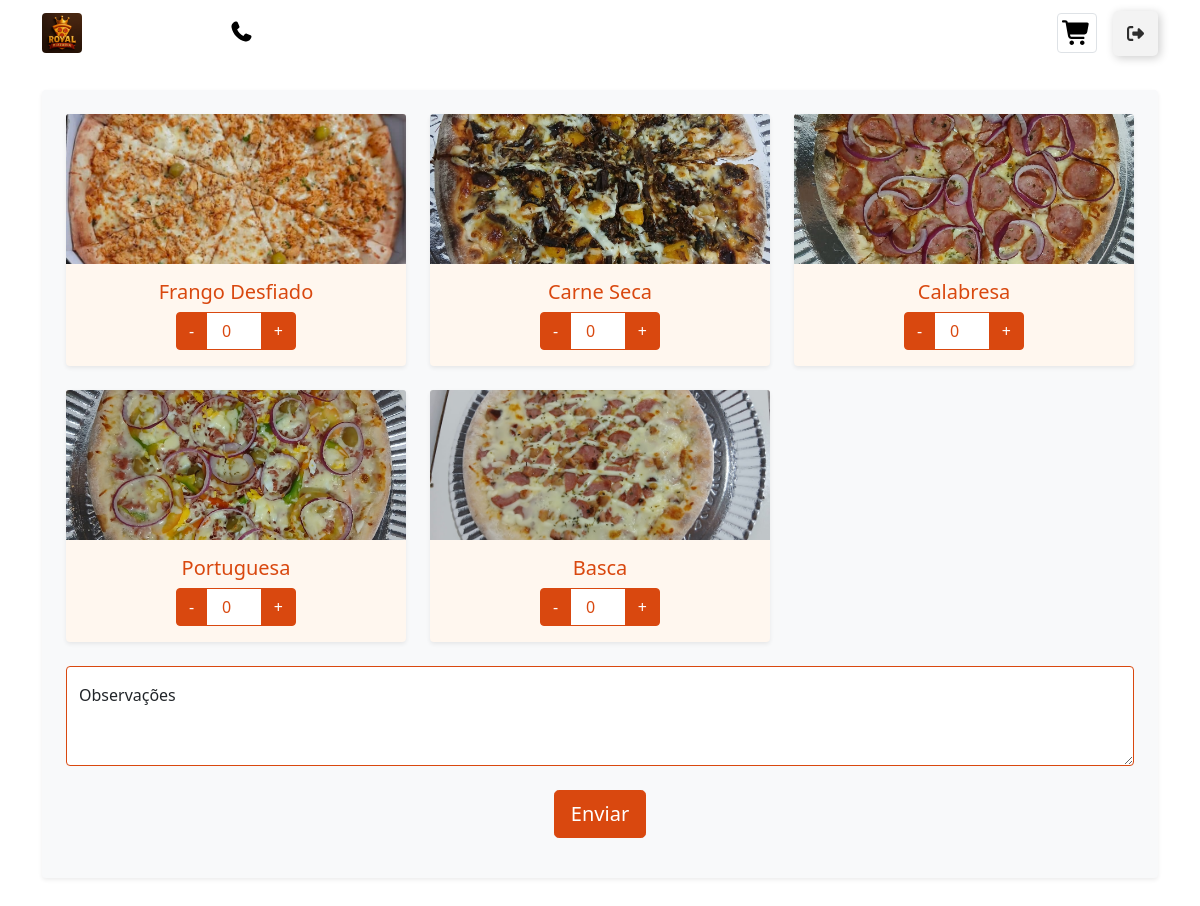
The app's page /home/add_pizza_sel/1/ with its own data.
### core/models.py (models this page shows, shortened)
class Sabor(models.Model):
    nome = models.CharField(max_length=100)
    img_obj = models.ForeignKey(
        ImgItems,
        on_delete=models.CASCADE,
        related_name='objeto_img',
        blank=True,
        null=True,
        verbose_name='imagem'
    )
    preco_adicional = models.DecimalField(max_digits=6, decimal_places=2, default=0.00)

class ImgItems(models.Model):
    nome_item = models.CharField(max_length=80)
    arq = models.FileField(upload_to='static/img')

### core/views.py (the view, shortened to what this page needs)
# urls.py: path('home/add_pizza_sel/<int:id>/', views.add_pizza_sel, name='add_pizza_sel'),
def add_pizza_sel(request, id):
    tamanho = get_object_or_404(Tamanho, id=id)
    return render(request, 'add_pizza_sel.html', {
        'sabores': Sabor.objects.all(),
        'tamanho': tamanho,
        'id': id,
    })

### templates/add_pizza_sel.html (shortened to what this page needs)
{% extends 'base.html' %}
{% load static %}
{% block content %}
<div class="container mt-4">
    <div class="bg-light p-4 rounded shadow-sm">
        <form action="{% url 'add_pizza_sel' id %}" method="post">
            <div class="row row-cols-1 row-cols-md-3 g-4">
                {% for sabor in sabores %}
                    {% if sabor.img_obj %}
                        <div class="col">
                            <div class="card h-100 text-center shadow-sm border-0" style="transition: transform 0.2s; background-color: #fff7ef;">
                                <img src="{{ sabor.img_obj.arq.url }}" class="card-img-top" alt="{{ sabor.nome }}" style="height: 150px; object-fit: cover;">
                                <div class="card-body">
                                    <h5 class="card-title" style="color:#d9480f;">{{ sabor.nome }}</h5>
                                    <div class="input-group justify-content-center mt-2" style="max-width:120px; margin:auto;">
                                        <button class="btn btn-pizza text-white" type="button" onclick="this.nextElementSibling.stepDown()">-</button>
                                        <input type="number" name="sabor_{{ sabor.id }}" min="0" max="{{ tamanho.max_sabores }}" value="0" class="form-control text-center" style="border-color:#d9480f; color:#d9480f;">
                                        <button class="btn btn-pizza text-white" type="button" onclick="this.previousElementSibling.stepUp()">+</button>
                                    </div>
                                </div>
                            </div>
                        </div>
                    {% endif %}
                {% endfor %}
            </div>
            <div class="form-floating mt-4">
                <textarea class="form-control" placeholder="Deixe uma observação aqui" id="floatingTextarea2" style="height: 100px; border-color:#d9480f;" name="obs"></textarea>
                <label for="floatingTextarea2">Observações</label>
            </div>
            <div class="mt-4 text-center">
                <button type="submit" class="btn btn-pizza btn-lg text-white" name="submit_pizza">Enviar</button>
            </div>
        </form>
    </div>
</div>
{% endblock content %}

### templates/add_pizza_sel.html (style rules this page uses)
.btn-pizza { background-color: #d9480f; border-color: #d9480f; transition: background-color 0.2s, transform 0.2s; }

### records on screen
Sabor: img_obj.arq (picture), nome "Frango Desfiado"
Sabor: img_obj.arq (picture), nome "Carne Seca"
Sabor: img_obj.arq (picture), nome "Calabresa"
Sabor: img_obj.arq (picture), nome "Portuguesa"
Sabor: img_obj.arq (picture), nome "Basca"
